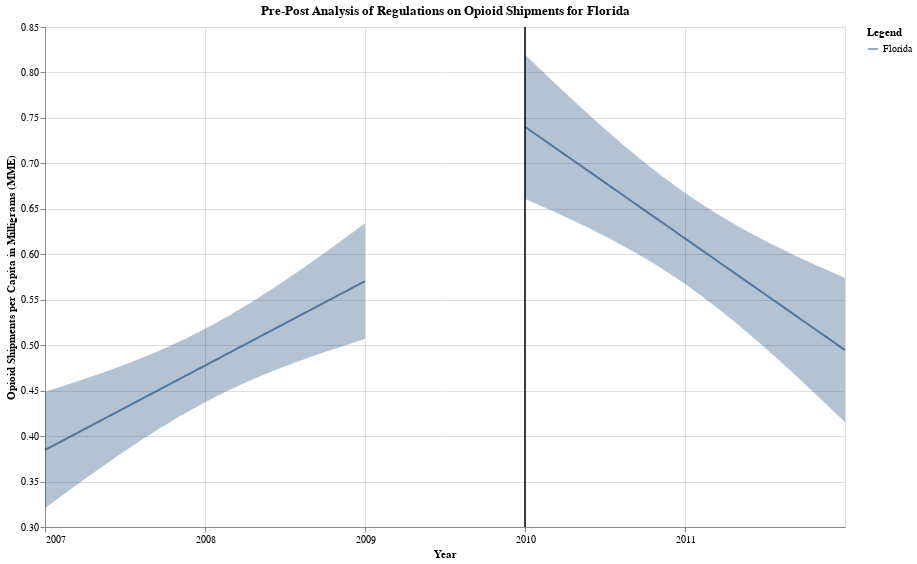

Source (notebook cell):
### Code cell
pre_post_final = pre_FL_plot + post_FL_plot
pre_post_final.properties(title = "Pre-Post Analysis of Regulations on Opioid Shipments for Florida")

### Figure 1 — Vega-Lite specification as saved in the notebook (floating-point values rounded to 4 significant figures)
{"config": {"view": {"continuousWidth": 300, "continuousHeight": 300}}, "layer": [{"mark": {"type": "errorband"}, "encoding": {"color": {"value": "#063970"}, "x": {"axis": {"format": ".0f", "values": [2007.0, 2008.0, 2009.0, 2010.0, 2011.0]}, "field": "TransactionYear", "type": "quantitative"}, "y": {"field": "ci_low", "scale": {"zero": false}, "title": "Opioid Shipments per Capita in Milligrams (MME)", "type": "quantitative"}, "y2": {"field": "ci_high"}}}, {"mark": {"type": "line"}, "encoding": {"color": {"value": "#063970"}, "opacity": {"field": "Treat", "legend": {"title": "Legend"}, "type": "nominal"}, "x": {"field": "TransactionYear", "type": "quantitative"}, "y": {"field": "per_capita_MME_g", "type": "quantitative"}}}, {"data": {"name": "data-0b1d64bcca168388b4bc524da00f7b2f"}, "mark": {"type": "rule", "color": "black"}, "encoding": {"x": {"axis": {"values": [2007.0, 2008.0, 2009.0, 2010.0, 2011.0]}, "field": "Year", "title": "Year", "type": "quantitative"}}}, {"layer": [{"mark": {"type": "errorband"}, "encoding": {"color": {"value": "#063970"}, "x": {"axis": {"format": ".0f", "values": [2007.0, 2008.0, 2009.0, 2010.0, 2011.0]}, "field": "TransactionYear", "type": "quantitative"}, "y": {"field": "ci_low", "scale": {"zero": false}, "title": "Opioid Shipments per Capita in Milligrams (MME)", "type": "quantitative"}, "y2": {"field": "ci_high"}}}, {"mark": {"type": "line"}, "encoding": {"color": {"value": "#063970"}, "opacity": {"field": "Treat", "legend": {"title": "Legend"}, "type": "nominal"}, "x": {"field": "TransactionYear", "type": "quantitative"}, "y": {"field": "per_capita_MME_g", "type": "quantitative"}}}, {"data": {"name": "data-0b1d64bcca168388b4bc524da00f7b2f"}, "mark": {"type": "rule", "color": "black"}, "encoding": {"x": {"axis": {"values": [2007.0, 2008.0, 2009.0, 2010.0, 2011.0]}, "field": "Year", "title": "Year", "type": "quantitative"}}}], "data": {"name": "data-4b94e53ca95ee48820f0d8fdbe19b70c"}}], "data": {"name": "data-cb6dac4c3e70c63c2615f9dca3588737"}, "height": 500, "title": "Pre-Post Analysis of Regulations on Opioid Shipments for Florida", "width": 800, "$schema": "https://vega.github.io/schema/vega-lite/v5.16.3.json", "datasets": {"data-cb6dac4c3e70c63c2615f9dca3588737": [{"TransactionYear": 2007.0, "per_capita_MME_g": 0.3848, "ci_low": 0.3207, "ci_high": 0.4489, "Treat": "Florida"}, {"TransactionYear": 2007.0, "per_capita_MME_g": 0.3866, "ci_low": 0.3233, "ci_high": 0.45, "Treat": "Florida"}, {"TransactionYear": 2007.0, "per_capita_MME_g": 0.3885, "ci_low": 0.3259, "ci_high": 0.4511, "Treat": "Florida"}, {"TransactionYear": 2007.0, "per_capita_MME_g": 0.3903, "ci_low": 0.3285, "ci_high": 0.4522, "Treat": "Florida"}, {"TransactionYear": 2007.0, "per_capita_MME_g": 0.3922, "ci_low": 0.3311, "ci_high": 0.4533, "Treat": "Florida"}, {"TransactionYear": 2007.0, "per_capita_MME_g": 0.394, "ci_low": 0.3337, "ci_high": 0.4544, "Treat": "Florida"}, {"TransactionYear": 2007.0, "per_capita_MME_g": 0.3959, "ci_low": 0.3363, "ci_high": 0.4555, "Treat": "Florida"}, {"TransactionYear": 2007.0, "per_capita_MME_g": 0.3978, "ci_low": 0.3389, "ci_high": 0.4566, "Treat": "Florida"}, {"TransactionYear": 2007.0, "per_capita_MME_g": 0.3996, "ci_low": 0.3415, "ci_high": 0.4578, "Treat": "Florida"}, {"TransactionYear": 2007.0, "per_capita_MME_g": 0.4015, "ci_low": 0.344, "ci_high": 0.4589, "Treat": "Florida"}, {"TransactionYear": 2007.0, "per_capita_MME_g": 0.4033, "ci_low": 0.3466, "ci_high": 0.4601, "Treat": "Florida"}, {"TransactionYear": 2007.0, "per_capita_MME_g": 0.4052, "ci_low": 0.3491, "ci_high": 0.4613, "Treat": "Florida"}, {"TransactionYear": 2007.0, "per_capita_MME_g": 0.407, "ci_low": 0.3517, "ci_high": 0.4624, "Treat": "Florida"}, {"TransactionYear": 2007.0, "per_capita_MME_g": 0.4089, "ci_low": 0.3542, "ci_high": 0.4636, "Treat": "Florida"}, {"TransactionYear": 2007.0, "per_capita_MME_g": 0.4108, "ci_low": 0.3567, "ci_high": 0.4648, "Treat": "Florida"}, {"TransactionYear": 2007.0, "per_capita_MME_g": 0.4126, "ci_low": 0.3592, "ci_high": 0.466, "Treat": "Florida"}, {"TransactionYear": 2007.0, "per_capita_MME_g": 0.4145, "ci_low": 0.3617, "ci_high": 0.4672, "Treat": "Florida"}, {"TransactionYear": 2007.0, "per_capita_MME_g": 0.4163, "ci_low": 0.3642, "ci_high": 0.4685, "Treat": "Florida"}, {"TransactionYear": 2007.0, "per_capita_MME_g": 0.4182, "ci_low": 0.3667, "ci_high": 0.4697, "Treat": "Florida"}, {"TransactionYear": 2007.0, "per_capita_MME_g": 0.42, "ci_low": 0.3691, "ci_high": 0.471, "Treat": "Florida"}, {"TransactionYear": 2007.0, "per_capita_MME_g": 0.4219, "ci_low": 0.3716, "ci_high": 0.4722, "Treat": "Florida"}, {"TransactionYear": 2007.0, "per_capita_MME_g": 0.4238, "ci_low": 0.374, "ci_high": 0.4735, "Treat": "Florida"}, {"TransactionYear": 2007.0, "per_capita_MME_g": 0.4256, "ci_low": 0.3764, "ci_high": 0.4748, "Treat": "Florida"}, {"TransactionYear": 2007.0, "per_capita_MME_g": 0.4275, "ci_low": 0.3789, "ci_high": 0.4761, "Treat": "Florida"}, {"TransactionYear": 2007.0, "per_capita_MME_g": 0.4293, "ci_low": 0.3813, "ci_high": 0.4774, "Treat": "Florida"}, {"TransactionYear": 2007.0, "per_capita_MME_g": 0.4312, "ci_low": 0.3836, "ci_high": 0.4787, "Treat": "Florida"}, {"TransactionYear": 2008.0, "per_capita_MME_g": 0.433, "ci_low": 0.386, "ci_high": 0.4801, "Treat": "Florida"}, {"TransactionYear": 2008.0, "per_capita_MME_g": 0.4349, "ci_low": 0.3884, "ci_high": 0.4814, "Treat": "Florida"}, {"TransactionYear": 2008.0, "per_capita_MME_g": 0.4367, "ci_low": 0.3907, "ci_high": 0.4828, "Treat": "Florida"}, {"TransactionYear": 2008.0, "per_capita_MME_g": 0.4386, "ci_low": 0.393, "ci_high": 0.4842, "Treat": "Florida"}, {"TransactionYear": 2008.0, "per_capita_MME_g": 0.4405, "ci_low": 0.3953, "ci_high": 0.4856, "Treat": "Florida"}, {"TransactionYear": 2008.0, "per_capita_MME_g": 0.4423, "ci_low": 0.3976, "ci_high": 0.487, "Treat": "Florida"}, {"TransactionYear": 2008.0, "per_capita_MME_g": 0.4442, "ci_low": 0.3999, "ci_high": 0.4885, "Treat": "Florida"}, {"TransactionYear": 2008.0, "per_capita_MME_g": 0.446, "ci_low": 0.4021, "ci_high": 0.4899, "Treat": "Florida"}, {"TransactionYear": 2008.0, "per_capita_MME_g": 0.4479, "ci_low": 0.4044, "ci_high": 0.4914, "Treat": "Florida"}, {"TransactionYear": 2008.0, "per_capita_MME_g": 0.4497, "ci_low": 0.4066, "ci_high": 0.4929, "Treat": "Florida"}, {"TransactionYear": 2008.0, "per_capita_MME_g": 0.4516, "ci_low": 0.4088, "ci_high": 0.4944, "Treat": "Florida"}, {"TransactionYear": 2008.0, "per_capita_MME_g": 0.4535, "ci_low": 0.4109, "ci_high": 0.496, "Treat": "Florida"}, {"TransactionYear": 2008.0, "per_capita_MME_g": 0.4553, "ci_low": 0.4131, "ci_high": 0.4975, "Treat": "Florida"}, {"TransactionYear": 2008.0, "per_capita_MME_g": 0.4572, "ci_low": 0.4152, "ci_high": 0.4991, "Treat": "Florida"}, {"TransactionYear": 2008.0, "per_capita_MME_g": 0.459, "ci_low": 0.4173, "ci_high": 0.5007, "Treat": "Florida"}, {"TransactionYear": 2008.0, "per_capita_MME_g": 0.4609, "ci_low": 0.4194, "ci_high": 0.5023, "Treat": "Florida"}, {"TransactionYear": 2008.0, "per_capita_MME_g": 0.4627, "ci_low": 0.4215, "ci_high": 0.504, "Treat": "Florida"}, {"TransactionYear": 2008.0, "per_capita_MME_g": 0.4646, "ci_low": 0.4235, "ci_high": 0.5057, "Treat": "Florida"}, {"TransactionYear": 2008.0, "per_capita_MME_g": 0.4664, "ci_low": 0.4255, "ci_high": 0.5074, "Treat": "Florida"}, {"TransactionYear": 2008.0, "per_capita_MME_g": 0.4683, "ci_low": 0.4275, "ci_high": 0.5091, "Treat": "Florida"}, {"TransactionYear": 2008.0, "per_capita_MME_g": 0.4702, "ci_low": 0.4295, "ci_high": 0.5108, "Treat": "Florida"}, {"TransactionYear": 2008.0, "per_capita_MME_g": 0.472, "ci_low": 0.4314, "ci_high": 0.5126, "Treat": "Florida"}, {"TransactionYear": 2008.0, "per_capita_MME_g": 0.4739, "ci_low": 0.4334, "ci_high": 0.5144, "Treat": "Florida"}, {"TransactionYear": 2008.0, "per_capita_MME_g": 0.4757, "ci_low": 0.4353, "ci_high": 0.5162, "Treat": "Florida"}, {"TransactionYear": 2008.0, "per_capita_MME_g": 0.4776, "ci_low": 0.4371, "ci_high": 0.518, "Treat": "Florida"}, {"TransactionYear": 2008.0, "per_capita_MME_g": 0.4794, "ci_low": 0.439, "ci_high": 0.5199, "Treat": "Florida"}, {"TransactionYear": 2008.0, "per_capita_MME_g": 0.4813, "ci_low": 0.4408, "ci_high": 0.5218, "Treat": "Florida"}, {"TransactionYear": 2008.0, "per_capita_MME_g": 0.4832, "ci_low": 0.4426, "ci_high": 0.5237, "Treat": "Florida"}, {"TransactionYear": 2008.0, "per_capita_MME_g": 0.485, "ci_low": 0.4444, "ci_high": 0.5256, "Treat": "Florida"}, {"TransactionYear": 2008.0, "per_capita_MME_g": 0.4869, "ci_low": 0.4462, "ci_high": 0.5276, "Treat": "Florida"}, {"TransactionYear": 2008.0, "per_capita_MME_g": 0.4887, "ci_low": 0.4479, "ci_high": 0.5296, "Treat": "Florida"}, {"TransactionYear": 2008.0, "per_capita_MME_g": 0.4906, "ci_low": 0.4496, "ci_high": 0.5316, "Treat": "Florida"}, {"TransactionYear": 2008.0, "per_capita_MME_g": 0.4924, "ci_low": 0.4513, "ci_high": 0.5336, "Treat": "Florida"}, {"TransactionYear": 2008.0, "per_capita_MME_g": 0.4943, "ci_low": 0.4529, "ci_high": 0.5357, "Treat": "Florida"}, {"TransactionYear": 2008.0, "per_capita_MME_g": 0.4962, "ci_low": 0.4546, "ci_high": 0.5377, "Treat": "Florida"}, {"TransactionYear": 2008.0, "per_capita_MME_g": 0.498, "ci_low": 0.4562, "ci_high": 0.5398, "Treat": "Florida"}, {"TransactionYear": 2008.0, "per_capita_MME_g": 0.4999, "ci_low": 0.4578, "ci_high": 0.5419, "Treat": "Florida"}, {"TransactionYear": 2008.0, "per_capita_MME_g": 0.5017, "ci_low": 0.4594, "ci_high": 0.5441, "Treat": "Florida"}, {"TransactionYear": 2008.0, "per_capita_MME_g": 0.5036, "ci_low": 0.4609, "ci_high": 0.5462, "Treat": "Florida"}, {"TransactionYear": 2008.0, "per_capita_MME_g": 0.5054, "ci_low": 0.4624, "ci_high": 0.5484, "Treat": "Florida"}, {"TransactionYear": 2008.0, "per_capita_MME_g": 0.5073, "ci_low": 0.4639, "ci_high": 0.5506, "Treat": "Florida"}, {"TransactionYear": 2008.0, "per_capita_MME_g": 0.5091, "ci_low": 0.4654, "ci_high": 0.5529, "Treat": "Florida"}, {"TransactionYear": 2008.0, "per_capita_MME_g": 0.511, "ci_low": 0.4669, "ci_high": 0.5551, "Treat": "Florida"}, {"TransactionYear": 2008.0, "per_capita_MME_g": 0.5129, "ci_low": 0.4684, "ci_high": 0.5574, "Treat": "Florida"}, {"TransactionYear": 2008.0, "per_capita_MME_g": 0.5147, "ci_low": 0.4698, "ci_high": 0.5596, "Treat": "Florida"}, {"TransactionYear": 2008.0, "per_capita_MME_g": 0.5166, "ci_low": 0.4712, "ci_high": 0.5619, "Treat": "Florida"}, {"TransactionYear": 2008.0, "per_capita_MME_g": 0.5184, "ci_low": 0.4726, "ci_high": 0.5642, "Treat": "Florida"}, {"TransactionYear": 2008.0, "per_capita_MME_g": 0.5203, "ci_low": 0.474, "ci_high": 0.5666, "Treat": "Florida"}, {"TransactionYear": 2008.0, "per_capita_MME_g": 0.5221, "ci_low": 0.4754, "ci_high": 0.5689, "Treat": "Florida"}, {"TransactionYear": 2008.0, "per_capita_MME_g": 0.524, "ci_low": 0.4767, "ci_high": 0.5713, "Treat": "Florida"}, {"TransactionYear": 2009.0, "per_capita_MME_g": 0.5259, "ci_low": 0.4781, "ci_high": 0.5737, "Treat": "Florida"}, {"TransactionYear": 2009.0, "per_capita_MME_g": 0.5277, "ci_low": 0.4794, "ci_high": 0.576, "Treat": "Florida"}, {"TransactionYear": 2009.0, "per_capita_MME_g": 0.5296, "ci_low": 0.4807, "ci_high": 0.5784, "Treat": "Florida"}, {"TransactionYear": 2009.0, "per_capita_MME_g": 0.5314, "ci_low": 0.482, "ci_high": 0.5809, "Treat": "Florida"}, {"TransactionYear": 2009.0, "per_capita_MME_g": 0.5333, "ci_low": 0.4833, "ci_high": 0.5833, "Treat": "Florida"}, {"TransactionYear": 2009.0, "per_capita_MME_g": 0.5351, "ci_low": 0.4845, "ci_high": 0.5857, "Treat": "Florida"}, {"TransactionYear": 2009.0, "per_capita_MME_g": 0.537, "ci_low": 0.4858, "ci_high": 0.5882, "Treat": "Florida"}, {"TransactionYear": 2009.0, "per_capita_MME_g": 0.5388, "ci_low": 0.487, "ci_high": 0.5907, "Treat": "Florida"}, {"TransactionYear": 2009.0, "per_capita_MME_g": 0.5407, "ci_low": 0.4883, "ci_high": 0.5932, "Treat": "Florida"}, {"TransactionYear": 2009.0, "per_capita_MME_g": 0.5426, "ci_low": 0.4895, "ci_high": 0.5956, "Treat": "Florida"}, {"TransactionYear": 2009.0, "per_capita_MME_g": 0.5444, "ci_low": 0.4907, "ci_high": 0.5981, "Treat": "Florida"}, {"TransactionYear": 2009.0, "per_capita_MME_g": 0.5463, "ci_low": 0.4919, "ci_high": 0.6007, "Treat": "Florida"}, {"TransactionYear": 2009.0, "per_capita_MME_g": 0.5481, "ci_low": 0.4931, "ci_high": 0.6032, "Treat": "Florida"}, {"TransactionYear": 2009.0, "per_capita_MME_g": 0.55, "ci_low": 0.4943, "ci_high": 0.6057, "Treat": "Florida"}, {"TransactionYear": 2009.0, "per_capita_MME_g": 0.5518, "ci_low": 0.4954, "ci_high": 0.6083, "Treat": "Florida"}, {"TransactionYear": 2009.0, "per_capita_MME_g": 0.5537, "ci_low": 0.4966, "ci_high": 0.6108, "Treat": "Florida"}, {"TransactionYear": 2009.0, "per_capita_MME_g": 0.5556, "ci_low": 0.4977, "ci_high": 0.6134, "Treat": "Florida"}, {"TransactionYear": 2009.0, "per_capita_MME_g": 0.5574, "ci_low": 0.4989, "ci_high": 0.6159, "Treat": "Florida"}, {"TransactionYear": 2009.0, "per_capita_MME_g": 0.5593, "ci_low": 0.5, "ci_high": 0.6185, "Treat": "Florida"}, {"TransactionYear": 2009.0, "per_capita_MME_g": 0.5611, "ci_low": 0.5012, "ci_high": 0.6211, "Treat": "Florida"}, {"TransactionYear": 2009.0, "per_capita_MME_g": 0.563, "ci_low": 0.5023, "ci_high": 0.6237, "Treat": "Florida"}, {"TransactionYear": 2009.0, "per_capita_MME_g": 0.5648, "ci_low": 0.5034, "ci_high": 0.6263, "Treat": "Florida"}, {"TransactionYear": 2009.0, "per_capita_MME_g": 0.5667, "ci_low": 0.5045, "ci_high": 0.6289, "Treat": "Florida"}, {"TransactionYear": 2009.0, "per_capita_MME_g": 0.5686, "ci_low": 0.5056, "ci_high": 0.6315, "Treat": "Florida"}, {"TransactionYear": 2009.0, "per_capita_MME_g": 0.5704, "ci_low": 0.5067, "ci_high": 0.6341, "Treat": "Florida"}], "data-0b1d64bcca168388b4bc524da00f7b2f": [{"Year": 2010}], "data-4b94e53ca95ee48820f0d8fdbe19b70c": [{"TransactionYear": 2010.0, "per_capita_MME_g": 0.7402, "ci_low": 0.6608, "ci_high": 0.8197, "Treat": "Florida"}, {"TransactionYear": 2010.0, "per_capita_MME_g": 0.7378, "ci_low": 0.6593, "ci_high": 0.8163, "Treat": "Florida"}, {"TransactionYear": 2010.0, "per_capita_MME_g": 0.7353, "ci_low": 0.6578, "ci_high": 0.8129, "Treat": "Florida"}, {"TransactionYear": 2010.0, "per_capita_MME_g": 0.7329, "ci_low": 0.6563, "ci_high": 0.8095, "Treat": "Florida"}, {"TransactionYear": 2010.0, "per_capita_MME_g": 0.7304, "ci_low": 0.6547, "ci_high": 0.8061, "Treat": "Florida"}, {"TransactionYear": 2010.0, "per_capita_MME_g": 0.728, "ci_low": 0.6532, "ci_high": 0.8027, "Treat": "Florida"}, {"TransactionYear": 2010.0, "per_capita_MME_g": 0.7255, "ci_low": 0.6516, "ci_high": 0.7994, "Treat": "Florida"}, {"TransactionYear": 2010.0, "per_capita_MME_g": 0.723, "ci_low": 0.6501, "ci_high": 0.796, "Treat": "Florida"}, {"TransactionYear": 2010.0, "per_capita_MME_g": 0.7206, "ci_low": 0.6485, "ci_high": 0.7927, "Treat": "Florida"}, {"TransactionYear": 2010.0, "per_capita_MME_g": 0.7181, "ci_low": 0.6469, "ci_high": 0.7893, "Treat": "Florida"}, {"TransactionYear": 2010.0, "per_capita_MME_g": 0.7157, "ci_low": 0.6453, "ci_high": 0.786, "Treat": "Florida"}, {"TransactionYear": 2010.0, "per_capita_MME_g": 0.7132, "ci_low": 0.6437, "ci_high": 0.7827, "Treat": "Florida"}, {"TransactionYear": 2010.0, "per_capita_MME_g": 0.7108, "ci_low": 0.6421, "ci_high": 0.7794, "Treat": "Florida"}, {"TransactionYear": 2010.0, "per_capita_MME_g": 0.7083, "ci_low": 0.6405, "ci_high": 0.7761, "Treat": "Florida"}, {"TransactionYear": 2010.0, "per_capita_MME_g": 0.7058, "ci_low": 0.6389, "ci_high": 0.7728, "Treat": "Florida"}, {"TransactionYear": 2010.0, "per_capita_MME_g": 0.7034, "ci_low": 0.6372, "ci_high": 0.7696, "Treat": "Florida"}, {"TransactionYear": 2010.0, "per_capita_MME_g": 0.7009, "ci_low": 0.6356, "ci_high": 0.7663, "Treat": "Florida"}, {"TransactionYear": 2010.0, "per_capita_MME_g": 0.6985, "ci_low": 0.6339, "ci_high": 0.7631, "Treat": "Florida"}, {"TransactionYear": 2010.0, "per_capita_MME_g": 0.696, "ci_low": 0.6322, "ci_high": 0.7599, "Treat": "Florida"}, {"TransactionYear": 2010.0, "per_capita_MME_g": 0.6936, "ci_low": 0.6305, "ci_high": 0.7566, "Treat": "Florida"}, {"TransactionYear": 2010.0, "per_capita_MME_g": 0.6911, "ci_low": 0.6288, "ci_high": 0.7535, "Treat": "Florida"}, {"TransactionYear": 2010.0, "per_capita_MME_g": 0.6887, "ci_low": 0.627, "ci_high": 0.7503, "Treat": "Florida"}, {"TransactionYear": 2010.0, "per_capita_MME_g": 0.6862, "ci_low": 0.6253, "ci_high": 0.7471, "Treat": "Florida"}, {"TransactionYear": 2010.0, "per_capita_MME_g": 0.6837, "ci_low": 0.6235, "ci_high": 0.744, "Treat": "Florida"}, {"TransactionYear": 2010.0, "per_capita_MME_g": 0.6813, "ci_low": 0.6217, "ci_high": 0.7408, "Treat": "Florida"}, {"TransactionYear": 2010.0, "per_capita_MME_g": 0.6788, "ci_low": 0.6199, "ci_high": 0.7377, "Treat": "Florida"}, {"TransactionYear": 2011.0, "per_capita_MME_g": 0.6764, "ci_low": 0.6181, "ci_high": 0.7346, "Treat": "Florida"}, {"TransactionYear": 2011.0, "per_capita_MME_g": 0.6739, "ci_low": 0.6163, "ci_high": 0.7316, "Treat": "Florida"}, {"TransactionYear": 2011.0, "per_capita_MME_g": 0.6715, "ci_low": 0.6144, "ci_high": 0.7285, "Treat": "Florida"}, {"TransactionYear": 2011.0, "per_capita_MME_g": 0.669, "ci_low": 0.6125, "ci_high": 0.7255, "Treat": "Florida"}, {"TransactionYear": 2011.0, "per_capita_MME_g": 0.6665, "ci_low": 0.6106, "ci_high": 0.7225, "Treat": "Florida"}, {"TransactionYear": 2011.0, "per_capita_MME_g": 0.6641, "ci_low": 0.6087, "ci_high": 0.7195, "Treat": "Florida"}, {"TransactionYear": 2011.0, "per_capita_MME_g": 0.6616, "ci_low": 0.6067, "ci_high": 0.7165, "Treat": "Florida"}, {"TransactionYear": 2011.0, "per_capita_MME_g": 0.6592, "ci_low": 0.6048, "ci_high": 0.7136, "Treat": "Florida"}, {"TransactionYear": 2011.0, "per_capita_MME_g": 0.6567, "ci_low": 0.6028, "ci_high": 0.7107, "Treat": "Florida"}, {"TransactionYear": 2011.0, "per_capita_MME_g": 0.6543, "ci_low": 0.6007, "ci_high": 0.7078, "Treat": "Florida"}, {"TransactionYear": 2011.0, "per_capita_MME_g": 0.6518, "ci_low": 0.5987, "ci_high": 0.7049, "Treat": "Florida"}, {"TransactionYear": 2011.0, "per_capita_MME_g": 0.6494, "ci_low": 0.5966, "ci_high": 0.7021, "Treat": "Florida"}, {"TransactionYear": 2011.0, "per_capita_MME_g": 0.6469, "ci_low": 0.5945, "ci_high": 0.6993, "Treat": "Florida"}, {"TransactionYear": 2011.0, "per_capita_MME_g": 0.6444, "ci_low": 0.5924, "ci_high": 0.6965, "Treat": "Florida"}, {"TransactionYear": 2011.0, "per_capita_MME_g": 0.642, "ci_low": 0.5903, "ci_high": 0.6937, "Treat": "Florida"}, {"TransactionYear": 2011.0, "per_capita_MME_g": 0.6395, "ci_low": 0.5881, "ci_high": 0.691, "Treat": "Florida"}, {"TransactionYear": 2011.0, "per_capita_MME_g": 0.6371, "ci_low": 0.5859, "ci_high": 0.6883, "Treat": "Florida"}, {"TransactionYear": 2011.0, "per_capita_MME_g": 0.6346, "ci_low": 0.5837, "ci_high": 0.6856, "Treat": "Florida"}, {"TransactionYear": 2011.0, "per_capita_MME_g": 0.6322, "ci_low": 0.5814, "ci_high": 0.6829, "Treat": "Florida"}, {"TransactionYear": 2011.0, "per_capita_MME_g": 0.6297, "ci_low": 0.5791, "ci_high": 0.6803, "Treat": "Florida"}, {"TransactionYear": 2011.0, "per_capita_MME_g": 0.6273, "ci_low": 0.5768, "ci_high": 0.6777, "Treat": "Florida"}, {"TransactionYear": 2011.0, "per_capita_MME_g": 0.6248, "ci_low": 0.5744, "ci_high": 0.6752, "Treat": "Florida"}, {"TransactionYear": 2011.0, "per_capita_MME_g": 0.6223, "ci_low": 0.572, "ci_high": 0.6726, "Treat": "Florida"}, {"TransactionYear": 2011.0, "per_capita_MME_g": 0.6199, "ci_low": 0.5696, "ci_high": 0.6701, "Treat": "Florida"}, {"TransactionYear": 2011.0, "per_capita_MME_g": 0.6174, "ci_low": 0.5672, "ci_high": 0.6677, "Treat": "Florida"}, {"TransactionYear": 2011.0, "per_capita_MME_g": 0.615, "ci_low": 0.5647, "ci_high": 0.6652, "Treat": "Florida"}, {"TransactionYear": 2011.0, "per_capita_MME_g": 0.6125, "ci_low": 0.5622, "ci_high": 0.6628, "Treat": "Florida"}, {"TransactionYear": 2011.0, "per_capita_MME_g": 0.6101, "ci_low": 0.5597, "ci_high": 0.6604, "Treat": "Florida"}, {"TransactionYear": 2011.0, "per_capita_MME_g": 0.6076, "ci_low": 0.5571, "ci_high": 0.6581, "Treat": "Florida"}, {"TransactionYear": 2011.0, "per_capita_MME_g": 0.6051, "ci_low": 0.5545, "ci_high": 0.6558, "Treat": "Florida"}, {"TransactionYear": 2011.0, "per_capita_MME_g": 0.6027, "ci_low": 0.5519, "ci_high": 0.6535, "Treat": "Florida"}, {"TransactionYear": 2011.0, "per_capita_MME_g": 0.6002, "ci_low": 0.5493, "ci_high": 0.6512, "Treat": "Florida"}, {"TransactionYear": 2011.0, "per_capita_MME_g": 0.5978, "ci_low": 0.5466, "ci_high": 0.649, "Treat": "Florida"}, {"TransactionYear": 2011.0, "per_capita_MME_g": 0.5953, "ci_low": 0.5439, "ci_high": 0.6468, "Treat": "Florida"}, {"TransactionYear": 2011.0, "per_capita_MME_g": 0.5929, "ci_low": 0.5411, "ci_high": 0.6446, "Treat": "Florida"}, {"TransactionYear": 2011.0, "per_capita_MME_g": 0.5904, "ci_low": 0.5384, "ci_high": 0.6424, "Treat": "Florida"}, {"TransactionYear": 2011.0, "per_capita_MME_g": 0.588, "ci_low": 0.5356, "ci_high": 0.6403, "Treat": "Florida"}, {"TransactionYear": 2011.0, "per_capita_MME_g": 0.5855, "ci_low": 0.5328, "ci_high": 0.6382, "Treat": "Florida"}, {"TransactionYear": 2011.0, "per_capita_MME_g": 0.583, "ci_low": 0.5299, "ci_high": 0.6362, "Treat": "Florida"}, {"TransactionYear": 2011.0, "per_capita_MME_g": 0.5806, "ci_low": 0.5271, "ci_high": 0.6341, "Treat": "Florida"}, {"TransactionYear": 2011.0, "per_capita_MME_g": 0.5781, "ci_low": 0.5242, "ci_high": 0.6321, "Treat": "Florida"}, {"TransactionYear": 2011.0, "per_capita_MME_g": 0.5757, "ci_low": 0.5213, "ci_high": 0.6301, "Treat": "Florida"}, {"TransactionYear": 2011.0, "per_capita_MME_g": 0.5732, "ci_low": 0.5183, "ci_high": 0.6281, "Treat": "Florida"}, {"TransactionYear": 2011.0, "per_capita_MME_g": 0.5708, "ci_low": 0.5154, "ci_high": 0.6262, "Treat": "Florida"}, {"TransactionYear": 2011.0, "per_capita_MME_g": 0.5683, "ci_low": 0.5124, "ci_high": 0.6242, "Treat": "Florida"}, {"TransactionYear": 2011.0, "per_capita_MME_g": 0.5659, "ci_low": 0.5094, "ci_high": 0.6223, "Treat": "Florida"}, {"TransactionYear": 2011.0, "per_capita_MME_g": 0.5634, "ci_low": 0.5063, "ci_high": 0.6205, "Treat": "Florida"}, {"TransactionYear": 2011.0, "per_capita_MME_g": 0.5609, "ci_low": 0.5033, "ci_high": 0.6186, "Treat": "Florida"}, {"TransactionYear": 2011.0, "per_capita_MME_g": 0.5585, "ci_low": 0.5002, "ci_high": 0.6168, "Treat": "Florida"}, {"TransactionYear": 2011.0, "per_capita_MME_g": 0.556, "ci_low": 0.4971, "ci_high": 0.6149, "Treat": "Florida"}, {"TransactionYear": 2012.0, "per_capita_MME_g": 0.5536, "ci_low": 0.494, "ci_high": 0.6131, "Treat": "Florida"}, {"TransactionYear": 2012.0, "per_capita_MME_g": 0.5511, "ci_low": 0.4909, "ci_high": 0.6113, "Treat": "Florida"}, {"TransactionYear": 2012.0, "per_capita_MME_g": 0.5487, "ci_low": 0.4877, "ci_high": 0.6096, "Treat": "Florida"}, {"TransactionYear": 2012.0, "per_capita_MME_g": 0.5462, "ci_low": 0.4846, "ci_high": 0.6078, "Treat": "Florida"}, {"TransactionYear": 2012.0, "per_capita_MME_g": 0.5437, "ci_low": 0.4814, "ci_high": 0.6061, "Treat": "Florida"}, {"TransactionYear": 2012.0, "per_capita_MME_g": 0.5413, "ci_low": 0.4782, "ci_high": 0.6044, "Treat": "Florida"}, {"TransactionYear": 2012.0, "per_capita_MME_g": 0.5388, "ci_low": 0.475, "ci_high": 0.6027, "Treat": "Florida"}, {"TransactionYear": 2012.0, "per_capita_MME_g": 0.5364, "ci_low": 0.4718, "ci_high": 0.601, "Treat": "Florida"}, {"TransactionYear": 2012.0, "per_capita_MME_g": 0.5339, "ci_low": 0.4685, "ci_high": 0.5993, "Treat": "Florida"}, {"TransactionYear": 2012.0, "per_capita_MME_g": 0.5315, "ci_low": 0.4653, "ci_high": 0.5976, "Treat": "Florida"}, {"TransactionYear": 2012.0, "per_capita_MME_g": 0.529, "ci_low": 0.462, "ci_high": 0.596, "Treat": "Florida"}, {"TransactionYear": 2012.0, "per_capita_MME_g": 0.5266, "ci_low": 0.4588, "ci_high": 0.5944, "Treat": "Florida"}, {"TransactionYear": 2012.0, "per_capita_MME_g": 0.5241, "ci_low": 0.4555, "ci_high": 0.5927, "Treat": "Florida"}, {"TransactionYear": 2012.0, "per_capita_MME_g": 0.5216, "ci_low": 0.4522, "ci_high": 0.5911, "Treat": "Florida"}, {"TransactionYear": 2012.0, "per_capita_MME_g": 0.5192, "ci_low": 0.4489, "ci_high": 0.5895, "Treat": "Florida"}, {"TransactionYear": 2012.0, "per_capita_MME_g": 0.5167, "ci_low": 0.4455, "ci_high": 0.5879, "Treat": "Florida"}, {"TransactionYear": 2012.0, "per_capita_MME_g": 0.5143, "ci_low": 0.4422, "ci_high": 0.5863, "Treat": "Florida"}, {"TransactionYear": 2012.0, "per_capita_MME_g": 0.5118, "ci_low": 0.4389, "ci_high": 0.5848, "Treat": "Florida"}, {"TransactionYear": 2012.0, "per_capita_MME_g": 0.5094, "ci_low": 0.4355, "ci_high": 0.5832, "Treat": "Florida"}, {"TransactionYear": 2012.0, "per_capita_MME_g": 0.5069, "ci_low": 0.4321, "ci_high": 0.5817, "Treat": "Florida"}, {"TransactionYear": 2012.0, "per_capita_MME_g": 0.5044, "ci_low": 0.4288, "ci_high": 0.5801, "Treat": "Florida"}, {"TransactionYear": 2012.0, "per_capita_MME_g": 0.502, "ci_low": 0.4254, "ci_high": 0.5786, "Treat": "Florida"}, {"TransactionYear": 2012.0, "per_capita_MME_g": 0.4995, "ci_low": 0.422, "ci_high": 0.5771, "Treat": "Florida"}, {"TransactionYear": 2012.0, "per_capita_MME_g": 0.4971, "ci_low": 0.4186, "ci_high": 0.5756, "Treat": "Florida"}, {"TransactionYear": 2012.0, "per_capita_MME_g": 0.4946, "ci_low": 0.4152, "ci_high": 0.5741, "Treat": "Florida"}]}}
